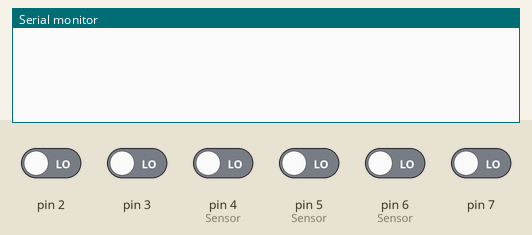
This sketch was run on a simulated Arduino Uno, built with avr-gcc and run on an emulated ATmega328P. On the bench: the last lines printed to the serial monitor. The inputs (shaded band) are chosen by the test bench; at power-on: pin 2, pin 3, pin 4 (Sensor), pin 5 (Sensor), pin 6 (Sensor), pin 7 LOW.

Above: at 1.2 s.
1.3 s: pin 2 driven HIGH
At 2.1 s:
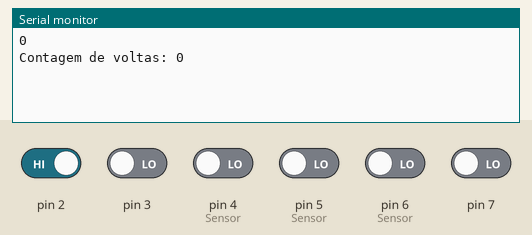
2.8 s: pin 4 (Sensor) driven HIGH
At 3.2 s:
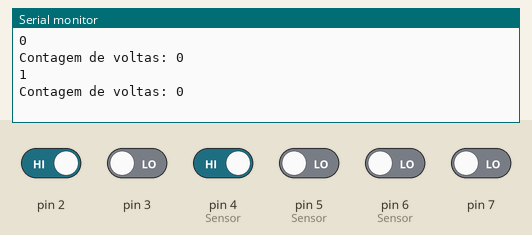
4.3 s: pin 5 (Sensor) driven HIGH
At 5.5 s:
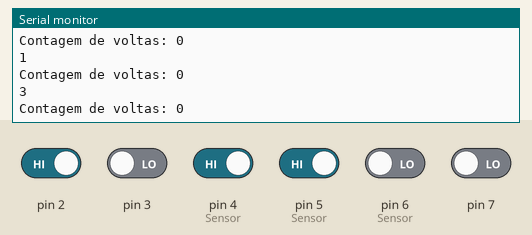
5.8 s: pin 6 (Sensor) driven HIGH
At 6.7 s:
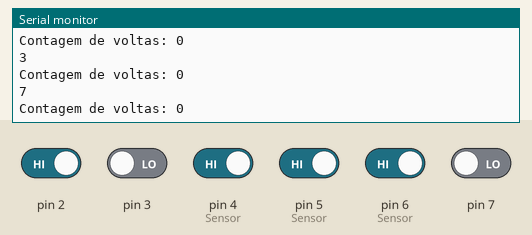
7.3 s: pin 4 (Sensor) driven LOW
At 7.8 s:
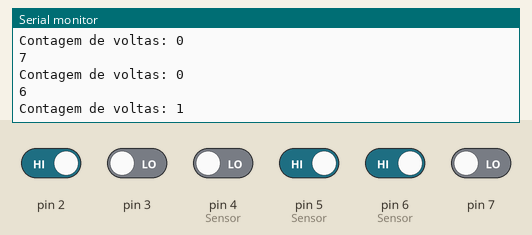
8.8 s: pin 3 driven HIGH
At 10.2 s:
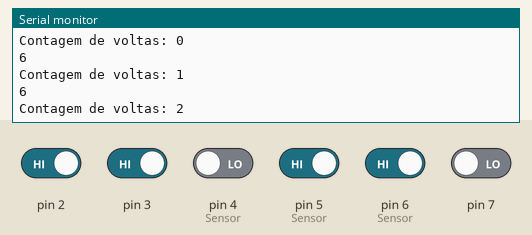
Timing chart, 0 to 11.3 s (numbered marks = the images above; inputs shaded):
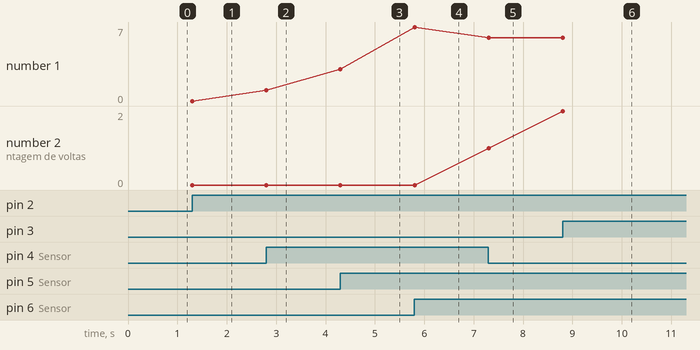

Measured:
- after the input at 1.3 s, the serial monitor: prints a new line at once (image 1)
- after the input at 2.8 s, the serial monitor: prints a new line at once (image 2)
- after the input at 4.3 s, the serial monitor: prints a new line at once (image 3)
- after the input at 5.8 s, the serial monitor: prints a new line at once (image 4)
- after the input at 7.3 s, the serial monitor: prints a new line at once (image 5)
- after the input at 8.8 s, the serial monitor: prints a new line at once (image 6)
- plotted number 1: 0 → 1 after the input at 2.8 s, 1 → 3 after the input at 4.3 s, 3 → 7 after the input at 5.8 s, 7 → 6 after the input at 7.3 s
- plotted number 2: 0 → 1 after the input at 7.3 s, 1 → 2 after the input at 8.8 s

The sketch:

ATMega328P_Anemometro04.ino
```cpp
#include <Wire.h>
#include <util/delay.h>

//-- Constantes para controle geral
#define TAM_BUFFER          15
#define POS_DIRECAO         9
#define MODO_DEBUG          0

//-- Variáveis para a captura dos sensores ópticos
bool sensor01 = false,
     sensor02 = false,
     sensor03 = false;
uint8_t sensores = 0x00;

//-- Variável para contagem de voltas da roda de conchas
int contadorVoltas = 0;
int contadorTempo = 0;

//-- Buffer de envio para dispositivo master - 15 bytes mais terminador \0
char bufTransmissao[TAM_BUFFER] = "000000000000000";

//== Função chamada na ocasião da solicitação pelo master
void requestEvent() {

    //-- Transmite o buffer montado até o momento
    Wire.write(bufTransmissao);

    //-- Após realizado o envio, zera o contador de voltas e o buffer
    contadorVoltas = 0;
    for (int8_t i = 0; i < TAM_BUFFER; i++) bufTransmissao[i] = '0';
}

//-- Interrupção para mudança de estado dos pinos PB.
ISR(PCINT2_vect)
{
    //-- Captura evento de acionamento dos três sensores
//    sensor01 = (PINB & (1 << PINB1)) == (1 << PINB1);
//    sensor02 = (PINB & (1 << PINB3)) == (1 << PINB3);
//    sensor03 = (PINB & (1 << PINB4)) == (1 << PINB4);

    sensor01 = (PIND & (1 << PIND4)) == (1 << PIND4);
    sensor02 = (PIND & (1 << PIND5)) == (1 << PIND5);
    sensor03 = (PIND & (1 << PIND6)) == (1 << PIND6);
    delay(10);
    //-- Sensores estão pulled-up: portanto, precisa invertê-los

    //-- ...e considerar apenas os três bits menos significativos...
    sensores = PIND & 0b01110000;
    sensores = sensores >> 4;
    Serial.println(sensores);

    bufTransmissao[0] = sensor01 + 48;
    bufTransmissao[1] = sensor02 + 48;
    bufTransmissao[2] = sensor03 + 48;
    bufTransmissao[3] = sensores + 48;

    //-- conforme configuração de acionamento dos sensores, incrementa
    //   ou decrementa contador de voltas
    switch (sensores)
    {
        case 2:             //-- O sensor central jamais pode ser acionado sem os da ponta
        {
            sensores = 0;
            break;
        }
        case 3:             //-- Roda foi acionada no sentido anti-horário
        {
            //contadorVoltas++;
            sensores = 0;
            break;
        }
        case 6:             //-- Roda foi acionada no sentido horário
        {
            contadorVoltas++;
            sensores = 0;
            break;
        }
        default:
        {
            break;
        }
    }
        Serial.print("Contagem de voltas: ");
        Serial.println(contadorVoltas);
}

//== Função de montagem do buffer de transmissão para master I2C
int montaBuffer(char bufTransmissao[], uint8_t tamBuffer, int contadorVoltas)
{
    int dividendo = contadorVoltas;
    if (contadorVoltas < 0)
    {
        //dividendo = contadorVoltas * -1;
        bufTransmissao[POS_DIRECAO] = 'S';
    }
    else
        bufTransmissao[POS_DIRECAO] = 'N';

    int divisor = 10;
    int8_t resto = 0;
    int8_t i = 0;

    while (1)
    {
        resto = dividendo % divisor;
        dividendo = dividendo / divisor;
        if ((dividendo == 0) && (resto == 0)) break;
        bufTransmissao[tamBuffer-i-1] = 48 + resto;
        i++;
    }
}

//== Programa principal ==========================================
void setup() {
    Wire.begin(0x09);                // Inicializa o dispositivo com o endereço I2C 0x09
    Wire.onRequest(requestEvent);    // Registra o serviço para a solicitação I2C
    Serial.begin(57600);

    DDRD &= ~(1<< DDD4);  //-- PD4 - Sensor da porta 01 (pino 04)
    DDRD &= ~(1<< DDD5);  //-- PD5 - Sensor da porta 02 (pino 05)
    DDRD &= ~(1<< DDD6);  //-- PD6 - Sensor da porta 03 (pino 06)

    //-- Registradores para a interrução nos pinos PB1 e PB4
    PCICR |= (1 << PCIE2);
    PCMSK2 |= (1 << PCINT18 | 1 << PCINT19 | 1 << PCINT20 | 1 << PCINT21 | 1 << PCINT22 | 1 << PCINT23);
    SREG |= (1 << SREG_I);
}

//== Loop infinito do programa principal =========================
void loop()
{

    //== Gerador de base de tempo para pisca-pisca de 1Hz ========
    if (TCNT0 >= 0xFA)
    {
        TCNT0 = 0;
        contadorTempo++;
    }

    //-- Monta buffer para envio para dispositivo master I2C
    montaBuffer(bufTransmissao, TAM_BUFFER, contadorVoltas);
}
```
